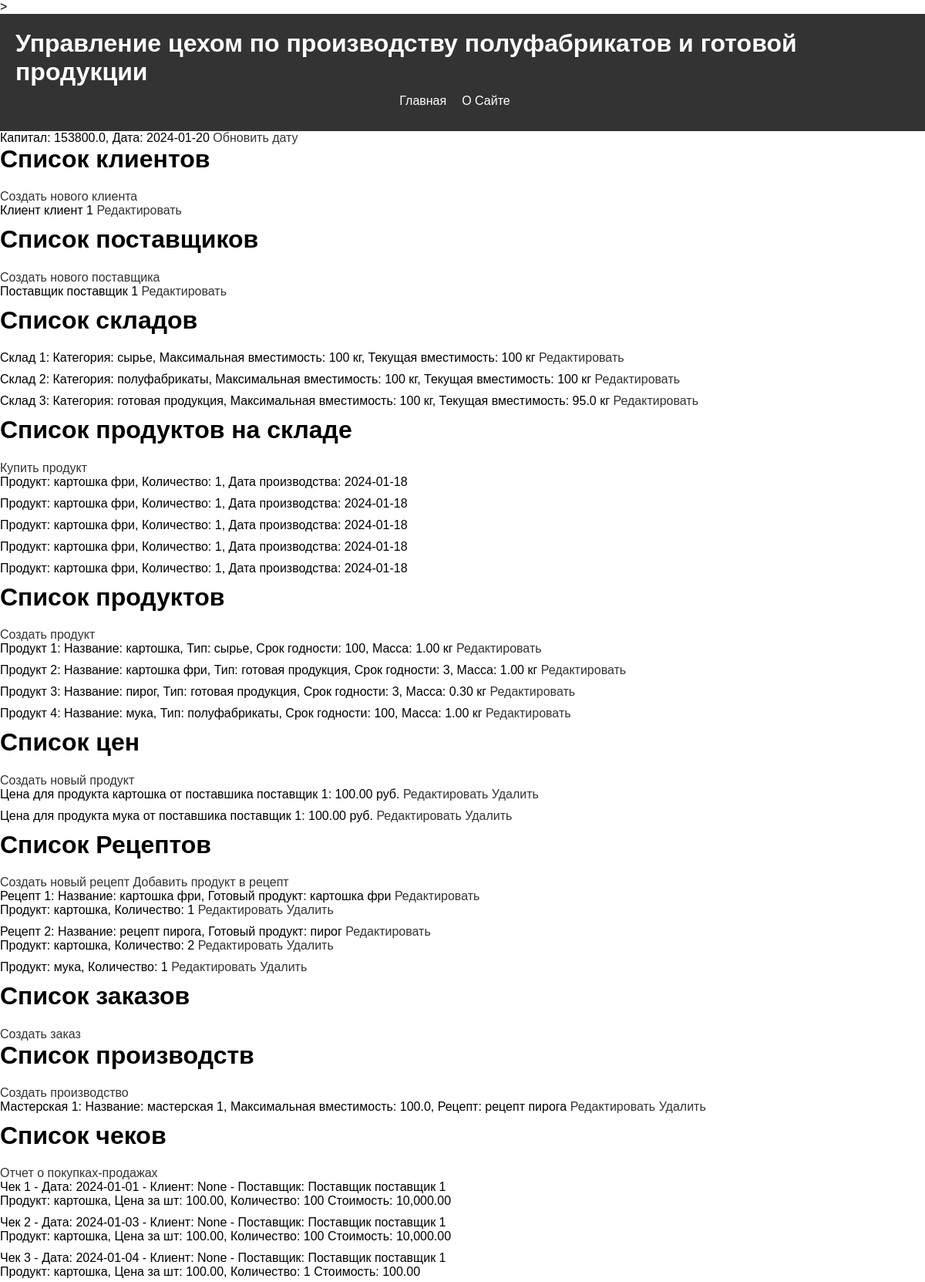
The page / (upper part) on the database its author committed.
### main/models.py (models this page shows, shortened)
class Userdj(models.Model):
    user_id = models.AutoField(primary_key=True)
    date_now = models.DateField()
    capital = models.FloatField()
    objects = models.Manager()
    class Meta:
        db_table = 'userdj'
    def __str__(self):
        return (f"Капитал: {self.capital}, Дата: {self.date_now}")

class Customer(models.Model):
    customer_id = models.AutoField(primary_key=True)
    name = models.CharField(max_length=255, null=True)
    class Meta:
        db_table = 'customer'
    def __str__(self):
        return f"Клиент {self.name}"

class Supplier(models.Model):
    supplier_id = models.AutoField(primary_key=True)
    name = models.CharField(max_length=255, null=True)
    class Meta:
        db_table = 'supplier'
        constraints = [
            models.UniqueConstraint(fields=['name'], name='unique_supplier_name')
        ]
    def __str__(self):
        return f"Поставщик {self.name}"

class Warehouse(models.Model):
    warehouse_id = models.AutoField(primary_key=True)
    category = models.CharField(max_length=32)
    max_warehouse_capacity = models.IntegerField()
    class Meta:
        db_table = 'warehouse'
    def __str__(self):
        products = Product.objects.filter(warehouse_id=self.warehouse_id)
        warehouse_products = WarehouseProducts.objects.filter(product__in = products)
        warehouse_capacity = self.max_warehouse_capacity
        for warehouse_product in warehouse_products:
            warehouse_capacity -= int(warehouse_product.quantity)*float(warehouse_product.product.mass)
        return (f"Склад {self.warehouse_id}: "
                f"Категория: {self.category}, "
                f"Максимальная вместимость: {self.max_warehouse_capacity} кг, "
                f"Текущая вместимость: {warehouse_capacity} кг")

class WarehouseProducts(models.Model):
    warehouse_products_id = models.AutoField(primary_key=True)
    product = models.ForeignKey(Product, on_delete=models.CASCADE)
    quantity = models.IntegerField()
    production_date = models.DateField()
    class Meta:
        db_table = 'WarehouseProducts'
    def __str__(self):
        return (f"Продукт: {self.product.name}, "
                f"Количество: {self.quantity}, "
                f"Дата производства: {self.production_date}")

class Product(models.Model):
    product_id = models.AutoField(primary_key=True)
    name = models.CharField(max_length=64, unique=True)
    warehouse = models.ForeignKey(Warehouse, on_delete=models.CASCADE, related_name='products')
    expiry_date = models.IntegerField()
    mass = models.DecimalField(max_digits=10, decimal_places=2)
    class Meta:
        db_table = 'product'
    def __str__(self):
        return (f"Продукт {self.product_id}: "
                f"Название: {self.name}, "
                f"Тип: {self.warehouse.category}, "
                f"Срок годности: {self.expiry_date}, "
                f"Масса: {self.mass:.2f} кг")

class SupplierProductPrice(models.Model):
    supplier_product_price_id = models.AutoField(primary_key=True)
    supplier = models.ForeignKey(Supplier, on_delete=models.CASCADE)
    product = models.ForeignKey(Product, on_delete=models.CASCADE)
    price = models.DecimalField(max_digits=10, decimal_places=2)
    class Meta:
        db_table = 'supplier_product_price'
        unique_together = ('supplier', 'product')
    def __str__(self):
        return (f"Цена для продукта {self.product.name} от поставшика {self.supplier.name}: "
                f"{self.price:.2f} руб.")

class Recipe(models.Model):
    recipe_id = models.AutoField(primary_key=True)
    name = models.CharField(max_length=32, null=False, blank=False)
    finish_product = models.ForeignKey(Product, on_delete=models.CASCADE)
    class Meta:
        db_table = 'recipe'
        constraints = [
            models.UniqueConstraint(fields=['finish_product', 'name'], name='unique_recipe_product_recipe_name')
        ]
    def __str__(self):
        return (f"Рецепт {self.recipe_id}: "
                f"Название: {self.name}, "
                f"Готовый продукт: {self.finish_product.name}")

class RecipeProducts(models.Model):
    recipe_products_id = models.AutoField(primary_key=True)
    recipe = models.ForeignKey(Recipe, on_delete=models.CASCADE)
    product = models.ForeignKey(Product, on_delete=models.CASCADE)
    quantity = models.IntegerField()
    class Meta:
        db_table = 'recipe_products'
        constraints = [
            models.UniqueConstraint(fields=['recipe', 'product'], name='unique_recipe_product')
        ]
    def __str__(self):
        return (f"Продукт: {self.product.name}, "
                f"Количество: {self.quantity}")

class Workshop(models.Model):
    workshop_id = models.AutoField(primary_key=True)
    name = models.CharField(max_length=100)
    max_capacity = models.FloatField()
    recipe = models.ForeignKey(Recipe, on_delete=models.SET_NULL, null=True, blank=True)
    class Meta:
        db_table = 'workshop'
    def __str__(self):
        recipe_name = self.recipe.name if self.recipe else "Нет рецепта"
        return (f"Мастерская {self.workshop_id}: "
                f"Название: {self.name}, "
                f"Максимальная вместимость: {self.max_capacity}, "
                f"Рецепт: {recipe_name}")

class Cheque(models.Model):
    cheque_id = models.AutoField(primary_key=True)
    date = models.DateField()
    customer = models.ForeignKey(Customer, on_delete=models.PROTECT, null=True)
    supplier = models.ForeignKey(Supplier, on_delete=models.PROTECT, null=True)
    class Meta:
        db_table = 'cheque'
    def __str__(self):
        return (f"Чек {self.cheque_id} - Дата: {self.date} - Клиент: {self.customer} - Поставщик: {self.supplier}")

class ChequeProduct(models.Model):
    cheque_product_id = models.AutoField(primary_key=True)
    cheque = models.ForeignKey(Cheque, on_delete=models.PROTECT)
    product = models.ForeignKey(Product, on_delete=models.PROTECT)
    price = models.DecimalField(max_digits=10, decimal_places=2)
    quantity = models.IntegerField()
    class Meta:
        db_table = 'cheque_product'
    def __str__(self):
        return (f"Продукт: {self.product.name}, "
                f"Цена за шт: {self.price:,.2f}, "
                f"Количество: {self.quantity} "
                f"Стоимость: {self.quantity*self.price:,.2f} ")

### main/views.py (the view)
# urls.py: path('',views.index, name='index'),
def index(request):
    recipes_list = []
    recipes = Recipe.objects.all()
    for recipe in recipes:
        recipes_list.append({'recipe':recipe, 'recipe_products':RecipeProducts.objects.filter(recipe = recipe)})
    cheque_list = []
    cheques = Cheque.objects.all()
    for cheque in cheques:
        cheque_list.append({'cheque':cheque, 'cheque_product':ChequeProduct.objects.filter(cheque = cheque)})
    context = {'customers': Customer.objects.all(),
               'suppliers': Supplier.objects.all(),
               'warehouses': Warehouse.objects.all(),
               'warehouse_products': WarehouseProducts.objects.all(),
               'products': Product.objects.all(),
               'supplier_product_prices': SupplierProductPrice.objects.all(),
               'recipes': recipes_list,
               'order_list': OrderList.objects.all(),
               'workshops': Workshop.objects.all(),
               'userdj': Userdj.objects.first(),
               'debiting_list': DebitingList.objects.all(),
               'cheque_list': cheque_list,
               }
    return render(request, 'index.html', context)

### main/models.py (called while the page is built)
    def __str__(self):
        return (f"Списание {self.debiting_list_id}: "
                f"Продукт: {self.product.name}, "
                f"Дата: {self.date_of_debiting}, "
                f"Количество: {self.quantity}, "
                f"{'Свежий' if self.fresh else 'Стухший'}")

### main/templates/index.html (shortened to what this page needs)
{% extends 'base.html' %}
{% block title %}
    {% load static %}
{% endblock %}
{% block content %}
{{userdj}} <a href="{% url 'main:update_userdj'%}">Обновить дату</a>
<h1>Список клиентов</h1>
    <a href="{% url 'main:create_customer' %}">Создать нового клиента</a>
    <ul>
        {% for customer in customers %}
            <li>
                {{ customer }}
                <a href="{% url 'main:update_customer' customer.customer_id %}">Редактировать</a>
            </li>
        {% endfor %}
    </ul>
<h1>Список поставщиков</h1>
    <a href="{% url 'main:create_supplier' %}">Создать нового поставщика</a>
    <ul>
        {% for supplier in suppliers %}
            <li>
                {{ supplier }}
                <a href="{% url 'main:update_supplier' supplier.supplier_id %}">Редактировать</a>
            </li>
        {% endfor %}
    </ul>
<h1>Список складов</h1>
    <ul>
        {% for warehouse in warehouses %}
            <li>
                {{ warehouse }}
                <a href="{% url 'main:update_warehouse' warehouse.warehouse_id %}">Редактировать</a>
            </li>
        {% endfor %}
    </ul>
<h1>Список продуктов на складе</h1>
    <a href="{% url 'main:create_warehouse_products' %}">Купить продукт</a>
    <ul>
        {% for warehouse_product in warehouse_products %}
            <li>
                {{ warehouse_product }}
            </li>
        {% endfor %}
    </ul>
<h1>Список продуктов</h1>
    <a href="{% url 'main:create_product' %}">Создать продукт</a>
    <ul>
        {% for product in products %}
            <li>
                {{ product }}
                <a href="{% url 'main:update_product' product.product_id %}">Редактировать</a>
            </li>
        {% endfor %}
    </ul>
    <h1>Список цен</h1>
    <a href="{% url 'main:create_supplier_product_price' %}">Создать новый продукт</a>
    <ul>
        {% for supplier_product_price in supplier_product_prices %}
            <li>
                {{ supplier_product_price }}
                <a href="{% url 'main:update_supplier_product_price' supplier_product_price.supplier_product_price_id %}">Редактировать</a>
                <a href="{% url 'main:delete_supplier_product_price' supplier_product_price.supplier_product_price_id %}">Удалить</a>
            </li>
        {% endfor %}
    </ul>
    <h1>Список Рецептов</h1>
    <a href="{% url 'main:create_recipe' %}">Создать новый рецепт</a>
    <a href="{% url 'main:create_recipe_products' %}">Добавить продукт в рецепт</a>
    <ul>
        {% for recipe in recipes %}
            <li>
                {{ recipe.recipe }}
                <a href="{% url 'main:update_recipe' recipe.recipe.recipe_id %}">Редактировать</a>
                <ul>
                    {% for product in recipe.recipe_products %}
                        <li>
                            {{ product }}
                            <a href="{% url 'main:update_recipe_products' product.recipe_products_id %}">Редактировать</a>
                            <a href="{% url 'main:delete_recipe_products' product.recipe_products_id %}">Удалить</a>
                        </li>
                    {% endfor %}
                </ul>
            </li>
        {% endfor %}
    </ul>
    <h1>Список заказов</h1>
    <a href="{% url 'main:create_order_list' %}">Создать заказ</a>
    <h1>Список производств</h1>
    <a href="{% url 'main:create_workshop' %}">Создать производство</a>
    <ul>
        {% for workshop in workshops %}
            <li>
                {{ workshop }}
                <a href="{% url 'main:update_workshop' workshop.workshop_id %}">Редактировать</a>
                <a href="{% url 'main:delete_workshop' workshop.workshop_id %}">Удалить</a>
            </li>
        {% endfor %}
    </ul>
    <h1>Список чеков</h1>
    <a href="{% url 'main:cheque_list' %}">Отчет о покупках-продажах</a>
    <ul>
        {% for cheque in cheque_list %}
            <li>
                {{ cheque.cheque }}
                <ul>
                    {% for product in cheque.cheque_product %}
                        <li>
                            {{ product }}
                        </li>
                    {% endfor %}
                </ul>
            </li>
        {% endfor %}
    </ul>
{% endblock %}

### main/static/css/styles.css (style rules this page uses)
body { font-family: Arial, sans-serif; margin: 0; padding: 0; }
h1 { margin-top: 0; }
ul { list-style-type: none; margin: 0; padding: 0; }
li { margin-bottom: 10px; }
a { color: #333; text-decoration: none; }

### rows shown on the page
Userdj: capital+date_now "Капитал: 153800.0, Дата: 2024-01-20"
Customer: name "Клиент клиент 1"
Supplier: name "Поставщик поставщик 1"
Warehouse: warehouse_id+max_warehouse_capacity+category "Склад 1: Категория: сырье, Максимальная вместимость: 100 кг, Текущая вместимость: 100 кг"
Warehouse: warehouse_id+max_warehouse_capacity+category "Склад 2: Категория: полуфабрикаты, Максимальная вместимость: 100 кг, Текущая вместимость: 100 кг"
Warehouse: warehouse_id+max_warehouse_capacity+category "Склад 3: Категория: готовая продукция, Максимальная вместимость: 100 кг, Текущая вместимость: 95.0 кг"
WarehouseProducts: product+quantity+production_date "Продукт: картошка фри, Количество: 1, Дата производства: 2024-01-18"
WarehouseProducts: product+quantity+production_date "Продукт: картошка фри, Количество: 1, Дата производства: 2024-01-18"
WarehouseProducts: product+quantity+production_date "Продукт: картошка фри, Количество: 1, Дата производства: 2024-01-18"
WarehouseProducts: product+quantity+production_date "Продукт: картошка фри, Количество: 1, Дата производства: 2024-01-18"
WarehouseProducts: product+quantity+production_date "Продукт: картошка фри, Количество: 1, Дата производства: 2024-01-18"
Product: product_id+name+warehouse "Продукт 1: Название: картошка, Тип: сырье, Срок годности: 100, Масса: 1.00 кг"
Product: product_id+name+warehouse "Продукт 2: Название: картошка фри, Тип: готовая продукция, Срок годности: 3, Масса: 1.00 кг"
Product: product_id+name+warehouse "Продукт 3: Название: пирог, Тип: готовая продукция, Срок годности: 3, Масса: 0.30 кг"
Product: product_id+name+warehouse "Продукт 4: Название: мука, Тип: полуфабрикаты, Срок годности: 100, Масса: 1.00 кг"
SupplierProductPrice: product+supplier+price "Цена для продукта картошка от поставшика поставщик 1: 100.00 руб."
SupplierProductPrice: product+supplier+price "Цена для продукта мука от поставшика поставщик 1: 100.00 руб."
Recipe: recipe "Рецепт 1: Название: картошка фри, Готовый продукт: картошка фри"
RecipeProducts: product+quantity "Продукт: картошка, Количество: 1"
Recipe: recipe "Рецепт 2: Название: рецепт пирога, Готовый продукт: пирог"
RecipeProducts: product+quantity "Продукт: картошка, Количество: 2"
RecipeProducts: product+quantity "Продукт: мука, Количество: 1"
Workshop: recipe+workshop_id+name "Мастерская 1: Название: мастерская 1, Максимальная вместимость: 100.0, Рецепт: рецепт пирога"
Cheque: cheque "Чек 1 - Дата: 2024-01-01 - Клиент: None - Поставщик: Поставщик поставщик 1"
ChequeProduct: product+price+quantity "Продукт: картошка, Цена за шт: 100.00, Количество: 100 Стоимость: 10,000.00"
Cheque: cheque "Чек 2 - Дата: 2024-01-03 - Клиент: None - Поставщик: Поставщик поставщик 1"
ChequeProduct: product+price+quantity "Продукт: картошка, Цена за шт: 100.00, Количество: 100 Стоимость: 10,000.00"
Cheque: cheque "Чек 3 - Дата: 2024-01-04 - Клиент: None - Поставщик: Поставщик поставщик 1"
ChequeProduct: product+price+quantity "Продукт: картошка, Цена за шт: 100.00, Количество: 1 Стоимость: 100.00"
